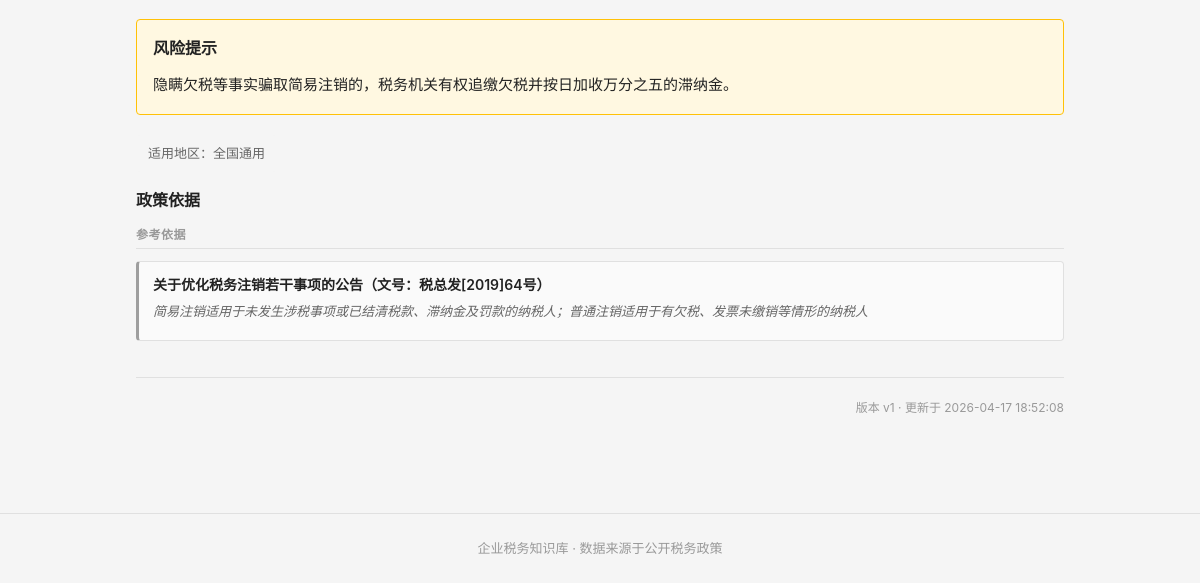
/question/CLS-CLEAR-010 (signed in, lower part), run on an earlier commit of the app's database.
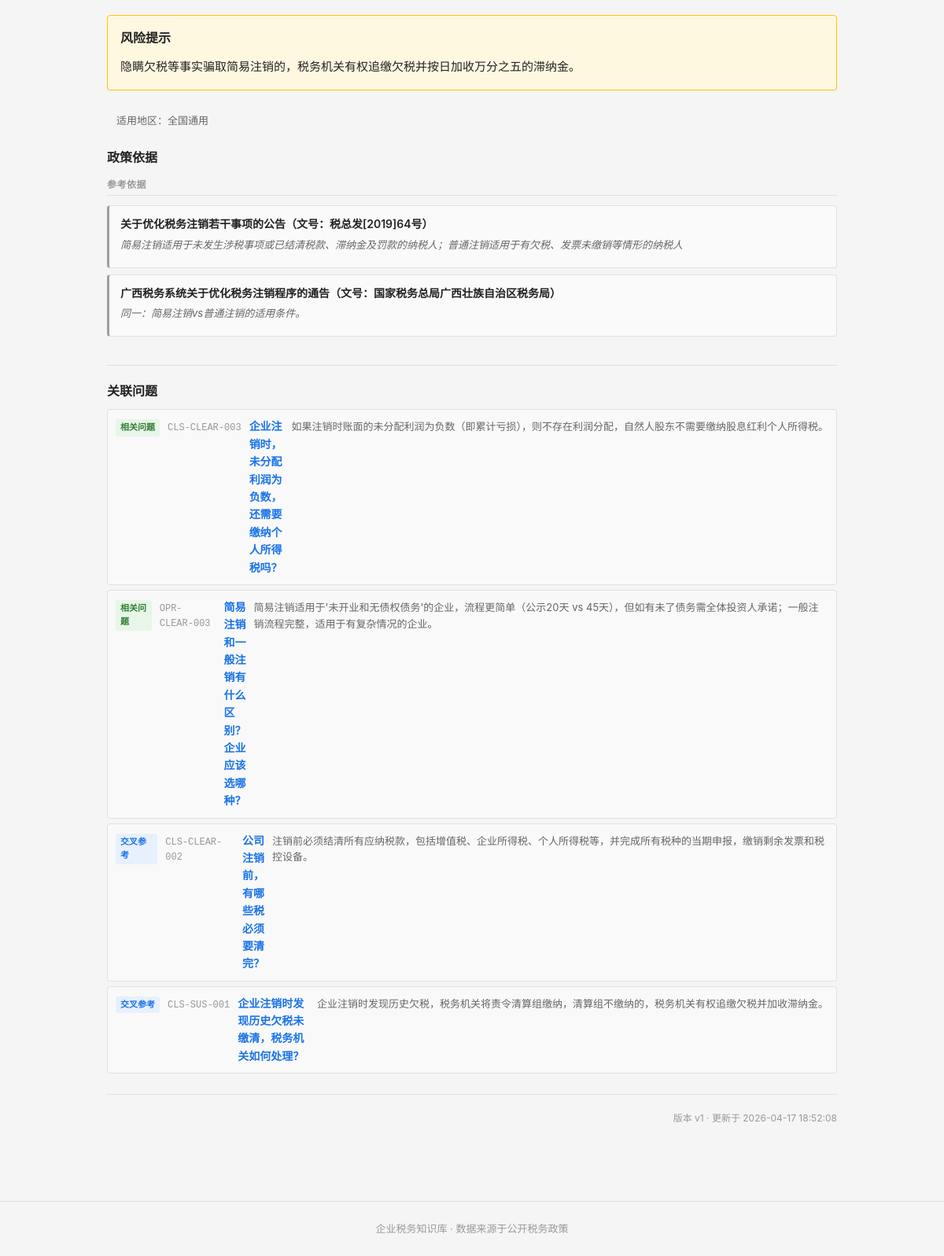
And on a later commit of the database.
### tables this page shows
CREATE TABLE question_master (
    id              INTEGER PRIMARY KEY AUTOINCREMENT,
    question_code   TEXT NOT NULL UNIQUE,
    question_title  TEXT NOT NULL,
    question_plain  TEXT NOT NULL,

    -- 分类
    stage_code      TEXT NOT NULL,
    module_code     TEXT NOT NULL,
    question_type   TEXT NOT NULL,

    -- 答案
    one_line_answer TEXT NOT NULL,
    detailed_answer TEXT,
    core_definition TEXT,

    -- 条件与边界
    applicable_conditions TEXT,
    exceptions_boundary   TEXT,

    -- 实务
    practical_steps TEXT,
    risk_warning    TEXT,

    -- 适用范围
    scope_level     TEXT NOT NULL DEFAULT 'scope_national',
    local_region    TEXT,

    -- 确定性
    answer_certainty TEXT NOT NULL DEFAULT 'certain_clear',

    -- 元数据
    keywords        TEXT,
    high_frequency_flag INTEGER NOT NULL DEFAULT 0,
    newbie_flag     INTEGER NOT NULL DEFAULT 0,

    -- 版本管理
    status          TEXT NOT NULL DEFAULT 'draft',
    version_no      INTEGER NOT NULL DEFAULT 1,

    -- 审计字段
    created_at      TEXT NOT NULL DEFAULT (datetime('now')),
    updated_at      TEXT NOT NULL DEFAULT (datetime('now'))
);

CREATE TABLE question_policy_link (
    id              INTEGER PRIMARY KEY AUTOINCREMENT,
    question_id     INTEGER NOT NULL,
    policy_id       INTEGER NOT NULL,
    support_type    TEXT NOT NULL,
    support_note    TEXT,
    display_order   INTEGER NOT NULL DEFAULT 1,

    FOREIGN KEY (question_id) REFERENCES question_master(id) ON DELETE CASCADE,
    FOREIGN KEY (policy_id)   REFERENCES policy_basis(id)    ON DELETE CASCADE
);

CREATE TABLE policy_basis (
    id              INTEGER PRIMARY KEY AUTOINCREMENT,
    policy_code     TEXT NOT NULL UNIQUE,
    policy_name     TEXT NOT NULL,
    document_no     TEXT,
    article_ref     TEXT,

    -- 政策层级
    policy_level    TEXT NOT NULL,

    -- 有效期
    effective_date  TEXT,
    expiry_date     TEXT,
    current_status  TEXT NOT NULL DEFAULT 'effective',

    -- 内容摘要
    policy_summary  TEXT,
    raw_quote_short TEXT,

    -- 适用范围
    region_scope    TEXT DEFAULT 'national',

    -- 备注
    remarks         TEXT,

    -- 审计字段
    created_at      TEXT NOT NULL DEFAULT (datetime('now')),
    updated_at      TEXT NOT NULL DEFAULT (datetime('now'))
);

CREATE TABLE question_relation (
    id              INTEGER PRIMARY KEY AUTOINCREMENT,
    question_id     INTEGER NOT NULL,
    related_id      INTEGER NOT NULL,
    relation_type   TEXT NOT NULL,
    display_order   INTEGER NOT NULL DEFAULT 1,

    FOREIGN KEY (question_id) REFERENCES question_master(id) ON DELETE CASCADE,
    FOREIGN KEY (related_id)  REFERENCES question_master(id) ON DELETE CASCADE
);

### backend/app.py (the view)
    @app.route('/question/<question_code>')
    def question_detail(question_code):
        from services.question_service import QuestionService
        svc = QuestionService()
        detail = svc.get_question_detail(question_code)
        if not detail:
            return "问题不存在", 404
        stages = svc.get_stages()
        modules = svc.get_modules()
        return render_template('detail.html',
                               detail=detail, stages=stages, modules=modules)

### backend/services/question_service.py (called while the page is built)
    def _query(self, sql, params=None):
        conn = sqlite3.connect(self.db_path)
        conn.execute("PRAGMA foreign_keys = ON")
        conn.row_factory = sqlite3.Row
        cur = conn.cursor()
        if params:
            cur.execute(sql, params)
        else:
            cur.execute(sql)
        rows = cur.fetchall()
        conn.close()
        return [dict(r) for r in rows]

    def _query_one(self, sql, params=None):
        rows = self._query(sql, params)
        return rows[0] if rows else None

    def get_stages(self):
        return self._query("""
            SELECT tag_code, tag_name
            FROM tag_dict
            WHERE tag_category = 'stage'
            ORDER BY display_order
        """)

    def get_modules(self):
        return self._query("""
            SELECT tag_code, tag_name
            FROM tag_dict
            WHERE tag_category = 'module'
            ORDER BY display_order
        """)

### frontend/templates/detail.html (shortened to what this page needs)
{% extends "base.html" %}
{% macro relation_type_label(code) %}
    {%- if code == 'related' -%}相关问题
    {%- elif code == 'next_step' -%}下一步
    {%- elif code == 'prerequisite' -%}前提问题
    {%- elif code == 'similar' -%}相似问题
    {%- elif code == 'see_also' -%}交叉参考
    {%- else -%}{{ code }}{%- endif -%}
{% endmacro %}
{% block main %}
{% if detail.risk_warning %}
<div class="detail-section warning">
    <h3>风险提示</h3>
    <div class="detail-text">{{ detail.risk_warning }}</div>
</div>
{% endif %}
{% if detail.scope_level == 'scope_national' %}
<div class="scope-note">适用地区：全国通用</div>
{% elif detail.scope_level == 'scope_local' %}
<div class="scope-note">适用地区：地方口径</div>
{% elif detail.scope_level == 'scope_mixed' %}
<div class="scope-note">适用地区：混合口径</div>
{% elif detail.local_region %}
<div class="scope-note local">地区：{{ detail.local_region }}</div>
{% endif %}
{% if detail.policies %}
{% set direct_policies = [] %}
{% set procedure_policies = [] %}
{% set other_policies = [] %}
{% for p in detail.policies %}
    {% if p.support_type == 'support_direct' %}{% do direct_policies.append(p) %}{% endif %}
    {% if p.support_type == 'support_procedure' %}{% do procedure_policies.append(p) %}{% endif %}
    {% if p.support_type not in ['support_direct', 'support_procedure'] %}{% do other_policies.append(p) %}{% endif %}
{% endfor %}
<div class="detail-section policies-section">
    <h3>政策依据</h3>
    {% if other_policies %}
    <div class="policy-group">
        <div class="policy-group-label">参考依据</div>
        <ul class="policy-list">
            {% for p in other_policies %}
            <li class="policy-item type-other">
                <div class="policy-title">{{ p.policy_name }}{% if p.article_ref %}（文号：{{ p.document_no }}）{% endif %}</div>
                {% if p.support_note %}<div class="policy-note">{{ p.support_note }}</div>{% endif %}
            </li>
            {% endfor %}
        </ul>
    </div>
    {% endif %}
</div>
{% endif %}
{% if detail.relations %}
<div class="detail-section relations">
    <h3>关联问题</h3>
    <ul class="relation-list">
        {% for r in detail.relations %}
        <li>
            <a href="/question/{{ r.question_code }}" class="relation-link">
                <span class="rel-type-badge type-{{ r.relation_type }}">{{ relation_type_label(r.relation_type) }}</span>
                <span class="rel-code">{{ r.question_code }}</span>
                <span class="rel-title">{{ r.question_title }}</span>
                <span class="rel-answer">{{ r.one_line_answer }}</span>
            </a>
        </li>
        {% endfor %}
    </ul>
</div>
{% endif %}
<div class="detail-footer">
    <span>版本 v{{ detail.version_no }} · 更新于 {{ detail.updated_at }}</span>
</div>
{% endblock %}

### frontend/templates/base.html (shortened to what this page needs)
<!DOCTYPE html>
<html lang="zh-CN">
<head>
    <link rel="stylesheet" href="{{ url_for('static', filename='css/style.css') }}">
</head>
<body>
    <main class="container main-content">
        {% block main %}{% endblock %}
    </main>
    <footer class="site-footer">
        <div class="container">
            <p>企业税务知识库 · 数据来源于公开税务政策</p>
        </div>
    </footer>
</body>
</html>

### frontend/static/css/style.css (style rules this page uses)
:root { --bg: #f5f5f5; --surface: #ffffff; --border: #e0e0e0; --text: #222222; --text-secondary: #666666; --text-light: #999999; --accent: #1a73e8; --accent-hover: #1557b0; --warning-bg: #fff8e1; --warning-border: #ffc107; --exception-bg: #fff3e0; --exception-border: #ff9800; --tag-stage: #e3f2fd; --tag-module: #f3e5f5; --tag-hf: #fce4ec; --tag-newbie: #e8f5e9; --certainty-clear: #c8e6c9; --certainty-condition: #fff9c4; --certainty-dispute: #ffcdd2; }
* { box-sizing: border-box; margin: 0; padding: 0; }
body { font-family: -apple-system, BlinkMacSystemFont, "Segoe UI", Roboto, "Helvetica Neue", Arial, sans-serif; background: var(--bg); color: var(--text); line-height: 1.6; }
a { color: var(--accent); text-decoration: none; }
.container { max-width: 960px; margin: 0 auto; padding: 0 16px; }
.main-content { padding: 24px 16px 48px; }
.detail-section { margin-bottom: 20px; padding-bottom: 20px; border-bottom: 1px solid var(--border); }
.detail-section h3 { font-size: 16px; font-weight: 600; margin-bottom: 10px; }
.detail-text { font-size: 15px; line-height: 1.75; color: var(--text); white-space: pre-wrap; }
.detail-section.warning { background: var(--warning-bg); border: 1px solid var(--warning-border); border-radius: 4px; padding: 16px; }
.policy-list { list-style: none; margin-top: 12px; }
.policy-item { padding: 12px; background: #fafafa; border: 1px solid var(--border); border-radius: 4px; margin-bottom: 8px; }
.policy-title { font-size: 15px; font-weight: 600; margin-bottom: 4px; }
.policy-note { font-size: 13px; color: var(--text-secondary); margin-bottom: 6px; font-style: italic; }
.relation-list { list-style: none; margin-top: 8px; }
.relation-link { display: flex; align-items: baseline; gap: 10px; padding: 10px; background: #f9f9f9; border: 1px solid var(--border); border-radius: 4px; margin-bottom: 6px; }
.rel-code { font-size: 12px; color: var(--text-light); font-family: monospace; }
.rel-title { font-size: 14px; font-weight: 600; flex: 1; }
.rel-answer { font-size: 13px; color: var(--text-secondary); }
.detail-footer { text-align: right; font-size: 12px; color: var(--text-light); margin-top: 16px; }
.scope-note { font-size: 13px; color: var(--text-secondary); margin-bottom: 16px; padding: 8px 12px; background: #f5f5f5; border-radius: 4px; display: inline-block; }
.policies-section h3 { margin-bottom: 12px; }
.policy-group { margin-bottom: 16px; }
.policy-group-label { font-size: 12px; font-weight: 700; text-transform: uppercase; letter-spacing: 0.5px; color: var(--text-light); margin-bottom: 8px; padding-bottom: 4px; border-bottom: 1px solid var(--border); }
.policy-list { list-style: none; }
.policy-item { padding: 12px 14px; background: #fafafa; border: 1px solid var(--border); border-radius: 4px; margin-bottom: 8px; border-left-width: 3px; }
.policy-item.type-other { border-left-color: #9e9e9e; }
.policy-title { font-size: 14px; font-weight: 600; margin-bottom: 4px; }
.policy-note { font-size: 13px; color: var(--text-secondary); font-style: italic; margin-bottom: 6px; }
.rel-type-badge { font-size: 11px; padding: 2px 6px; border-radius: 3px; font-weight: 600; background: #e8f0fe; color: var(--accent); }
.rel-type-badge.type-related { background: #e8f5e9; color: #2e7d32; }
.site-footer { text-align: center; padding: 24px 0; color: var(--text-light); font-size: 13px; border-top: 1px solid var(--border); margin-top: 48px; }

What changed in the data, as far as the page shows it:
added question_policy_link: policy_name "广西税务系统关于优化税务注销程序的通告", document_no "国家税务总局广西壮族自治区税务局", support_note "同一：简易注销vs普通注销的适用条件。"
added question_relation: relation_type "相关问题", question_code "CLS-CLEAR-003", question_title "企业注销时，未分配利润为负数，还需要缴纳个人所得税吗？", one_line_answer "如果注销时账面的未分配利润为负数（即累计亏损），则不存在利润分配，自然人股东不需要缴纳股息红利个人所得税。"
added question_relation: relation_type "相关问题", question_code "OPR-CLEAR-003", question_title "简易注销和一般注销有什么区别？企业应该选哪种？", one_line_answer "简易注销适用于'未开业和无债权债务'的企业，流程更简单（公示20天 vs 45天），但如有未了债务需全体投资人承诺；一般注销流程完整，适用于有复杂情况的企业。"
added question_relation: relation_type "交叉参考", question_code "CLS-CLEAR-002", question_title "公司注销前，有哪些税必须要清完？", one_line_answer "注销前必须结清所有应纳税款，包括增值税、企业所得税、个人所得税等，并完成所有税种的当期申报，缴销剩余发票和税控设备。"
added question_relation: relation_type "交叉参考", question_code "CLS-SUS-001", question_title "企业注销时发现历史欠税未缴清，税务机关如何处理？", one_line_answer "企业注销时发现历史欠税，税务机关将责令清算组缴纳，清算组不缴纳的，税务机关有权追缴欠税并加收滞纳金。"
Also different on the page:
text now shown: "关联问题"
